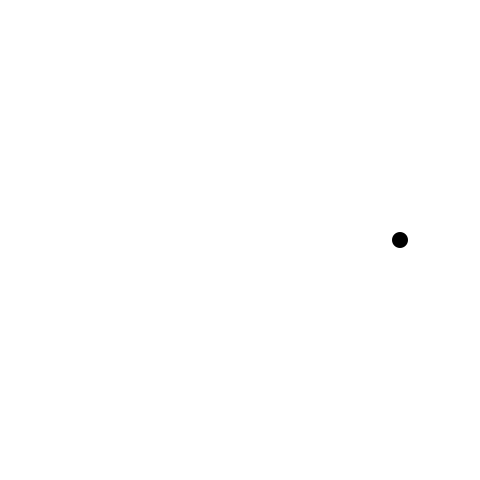
Frame 1 (no input)
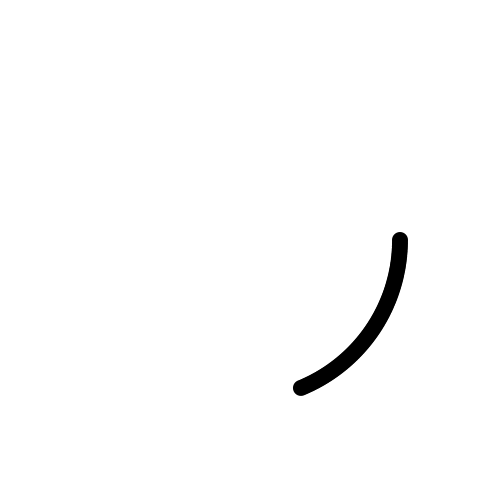
Frame 60 (the mouse pressed at the canvas centre just before this capture)
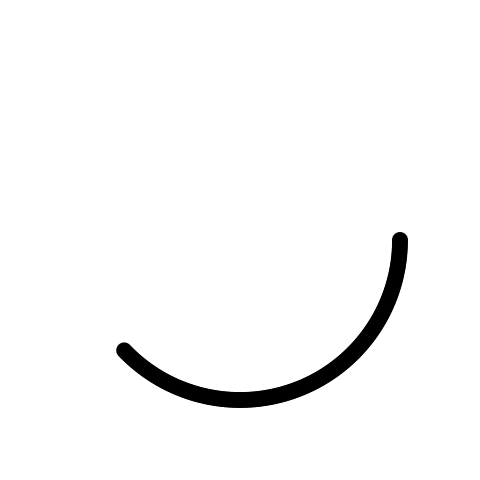
Frame 120 (the mouse held since frame 60 and released just before this capture)

The Processing sketch that drew these frames (run headless with seeded random() and noise(); from frame 60 on, the mouse is pressed at the canvas centre):

// Processing sketch: polarCartesian
// ── polarCartesian.pde
float r = 160;
float theta = 0;

void setup() {
  size(480,480);
  background(255);
}

void draw() {
  float x = r * cos(theta);
  float y = r * sin(theta);
  
  noStroke();
  fill(0);
  ellipse(x + width/2,y+height/2,16,16);
  
  theta += 0.02;
}
